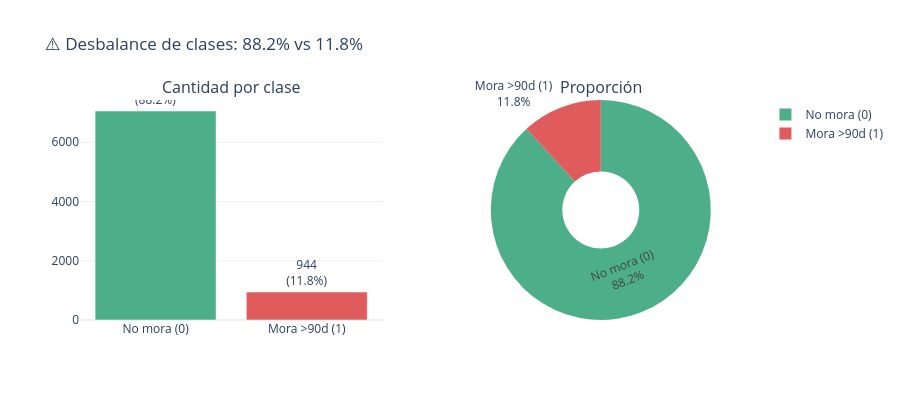

The cell this chart's notebook holds for it:
### Markdown cell above
### 1.2 Variable objetivo — Desbalance de clases

### Code cell
counts = df_raw['target_default'].value_counts()
pcts   = df_raw['target_default'].value_counts(normalize=True) * 100

fig = make_subplots(rows=1, cols=2, specs=[[{'type':'xy'}, {'type':'domain'}]],
                    subplot_titles=['Cantidad por clase', 'Proporción'])

fig.add_trace(go.Bar(
    x=['No mora (0)', 'Mora >90d (1)'],
    y=counts.values,
    marker_color=[COLOR_OK, COLOR_BAD],
    text=[f'{v:,}<br>({p:.1f}%)' for v, p in zip(counts.values, pcts.values)],
    textposition='outside', showlegend=False
), row=1, col=1)

fig.add_trace(go.Pie(
    labels=['No mora (0)', 'Mora >90d (1)'],
    values=counts.values,
    marker_colors=[COLOR_OK, COLOR_BAD],
    hole=0.35, textinfo='label+percent'
), row=1, col=2)

fig.update_layout(height=400, template=TEMPLATE,
    title_text='⚠️ Desbalance de clases: 88.2% vs 11.8%')
fig.show()
print(f'Ratio desbalance: {counts[0]/counts[1]:.1f}:1')

### Figure 1 — Plotly figure (JSON) as saved in the notebook; plotly's stock layout.template omitted (floating-point values rounded to 4 significant figures)
{"data": [{"marker": {"color": ["#4CAF8A", "#E05C5C"]}, "showlegend": false, "text": ["7,056<br>(88.2%)", "944<br>(11.8%)"], "textposition": "outside", "type": "bar", "x": ["No mora (0)", "Mora >90d (1)"], "xaxis": "x", "y": [7056, 944], "yaxis": "y"}, {"domain": {"x": [0.55, 1], "y": [0, 1]}, "hole": 0.35, "labels": ["No mora (0)", "Mora >90d (1)"], "marker": {"colors": ["#4CAF8A", "#E05C5C"]}, "textinfo": "label+percent", "type": "pie", "values": [7056, 944]}], "layout": {"annotations": [{"font": {"size": 16}, "showarrow": false, "text": "Cantidad por clase", "x": 0.225, "xanchor": "center", "xref": "paper", "y": 1, "yanchor": "bottom", "yref": "paper"}, {"font": {"size": 16}, "showarrow": false, "text": "Proporción", "x": 0.775, "xanchor": "center", "xref": "paper", "y": 1, "yanchor": "bottom", "yref": "paper"}], "height": 400, "title": {"text": "⚠️ Desbalance de clases: 88.2% vs 11.8%"}, "xaxis": {"anchor": "y", "domain": [0, 0.45]}, "yaxis": {"anchor": "x", "domain": [0, 1]}}}
